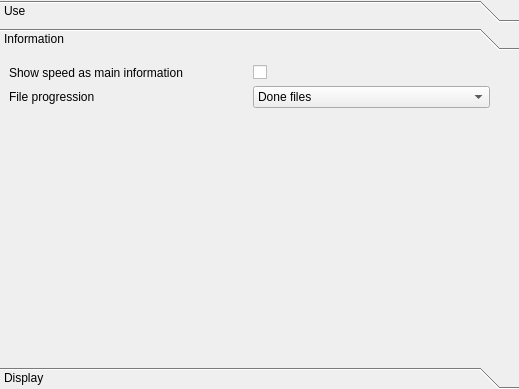
<?xml version="1.0" encoding="UTF-8"?>
<ui version="4.0">
 <class>themesOptions</class>
 <widget class="QWidget" name="themesOptions">
  <property name="geometry">
   <rect>
    <x>0</x>
    <y>0</y>
    <width>519</width>
    <height>389</height>
   </rect>
  </property>
  <layout class="QVBoxLayout" name="verticalLayout">
   <property name="spacing">
    <number>0</number>
   </property>
   <property name="leftMargin">
    <number>0</number>
   </property>
   <property name="topMargin">
    <number>0</number>
   </property>
   <property name="rightMargin">
    <number>0</number>
   </property>
   <property name="bottomMargin">
    <number>0</number>
   </property>
   <item>
    <widget class="QToolBox" name="toolBox">
     <property name="currentIndex">
      <number>1</number>
     </property>
     <widget class="QWidget" name="page">
      <property name="geometry">
       <rect>
        <x>0</x>
        <y>0</y>
        <width>519</width>
        <height>296</height>
       </rect>
      </property>
      <attribute name="label">
       <string>Use</string>
      </attribute>
      <layout class="QGridLayout" name="gridLayout_3">
       <item row="4" column="1">
        <widget class="QCheckBox" name="startMinimized">
         <property name="text">
          <string/>
         </property>
        </widget>
       </item>
       <item row="3" column="0">
        <widget class="QLabel" name="label">
         <property name="text">
          <string>Minimize on close to systray</string>
         </property>
        </widget>
       </item>
       <item row="2" column="1" colspan="2">
        <widget class="QCheckBox" name="alwaysOnTop"/>
       </item>
       <item row="0" column="1">
        <widget class="QCheckBox" name="checkBoxStartWithMoreButtonPushed"/>
       </item>
       <item row="7" column="0">
        <widget class="QLabel" name="label_Slider_speed">
         <property name="text">
          <string>Limit copy speed to</string>
         </property>
        </widget>
       </item>
       <item row="3" column="1">
        <widget class="QCheckBox" name="minimizeToSystray"/>
       </item>
       <item row="6" column="0">
        <widget class="QLabel" name="label_2">
         <property name="text">
          <string>At the end of the copy</string>
         </property>
        </widget>
       </item>
       <item row="8" column="0">
        <widget class="QCheckBox" name="checkBox_limitSpeed">
         <property name="text">
          <string>Limit copy speed to</string>
         </property>
        </widget>
       </item>
       <item row="8" column="1" colspan="2">
        <widget class="QSpinBox" name="limitSpeed">
         <property name="enabled">
          <bool>false</bool>
         </property>
         <property name="suffix">
          <string> KB/s</string>
         </property>
         <property name="minimum">
          <number>1</number>
         </property>
         <property name="maximum">
          <number>999999</number>
         </property>
        </widget>
       </item>
       <item row="0" column="0">
        <widget class="QLabel" name="labelStartWithMoreButtonPushed">
         <property name="text">
          <string>Start with the &quot;more button&quot; pushed</string>
         </property>
        </widget>
       </item>
       <item row="4" column="0">
        <widget class="QLabel" name="label_startMinimized">
         <property name="text">
          <string>Start minimized</string>
         </property>
        </widget>
       </item>
       <item row="9" column="2">
        <spacer name="verticalSpacer_3">
         <property name="orientation">
          <enum>Qt::Orientation::Vertical</enum>
         </property>
         <property name="sizeHint" stdset="0">
          <size>
           <width>20</width>
           <height>133</height>
          </size>
         </property>
        </spacer>
       </item>
       <item row="2" column="0">
        <widget class="QLabel" name="labelAlwaysOnTop">
         <property name="text">
          <string>Always on top</string>
         </property>
        </widget>
       </item>
       <item row="5" column="0">
        <widget class="QLabel" name="labelSavePosition">
         <property name="text">
          <string>Position at start</string>
         </property>
        </widget>
       </item>
       <item row="6" column="1" colspan="2">
        <widget class="QComboBox" name="comboBox_copyEnd">
         <item>
          <property name="text">
           <string notr="true">Don't close if errors are found</string>
          </property>
         </item>
         <item>
          <property name="text">
           <string notr="true">Never close</string>
          </property>
         </item>
         <item>
          <property name="text">
           <string notr="true">Always close</string>
          </property>
         </item>
        </widget>
       </item>
       <item row="7" column="1" colspan="2">
        <layout class="QHBoxLayout" name="horizontalLayout_2">
         <item>
          <widget class="QSlider" name="SliderSpeed">
           <property name="sizePolicy">
            <sizepolicy hsizetype="Minimum" vsizetype="Fixed">
             <horstretch>0</horstretch>
             <verstretch>0</verstretch>
            </sizepolicy>
           </property>
           <property name="maximum">
            <number>5</number>
           </property>
           <property name="orientation">
            <enum>Qt::Orientation::Horizontal</enum>
           </property>
          </widget>
         </item>
         <item>
          <widget class="QLabel" name="label_SpeedMaxValue">
           <property name="text">
            <string notr="true">Unlimited</string>
           </property>
          </widget>
         </item>
        </layout>
       </item>
       <item row="1" column="1">
        <widget class="QCheckBox" name="dark">
         <property name="text">
          <string/>
         </property>
        </widget>
       </item>
       <item row="1" column="0">
        <widget class="QLabel" name="label_4">
         <property name="text">
          <string>Dark UI</string>
         </property>
        </widget>
       </item>
       <item row="5" column="1">
        <widget class="QComboBox" name="savePosition">
         <item>
          <property name="text">
           <string>Default</string>
          </property>
         </item>
         <item>
          <property name="text">
           <string>Save as previous</string>
          </property>
         </item>
         <item>
          <property name="text">
           <string>At Center</string>
          </property>
         </item>
        </widget>
       </item>
      </layout>
     </widget>
     <widget class="QWidget" name="page_2">
      <property name="geometry">
       <rect>
        <x>0</x>
        <y>0</y>
        <width>519</width>
        <height>296</height>
       </rect>
      </property>
      <attribute name="label">
       <string>Information</string>
      </attribute>
      <layout class="QGridLayout" name="gridLayout_2">
       <item row="2" column="2">
        <spacer name="verticalSpacer_2">
         <property name="orientation">
          <enum>Qt::Orientation::Vertical</enum>
         </property>
         <property name="sizeHint" stdset="0">
          <size>
           <width>20</width>
           <height>529</height>
          </size>
         </property>
        </spacer>
       </item>
       <item row="0" column="1">
        <widget class="QCheckBox" name="checkBoxShowSpeed"/>
       </item>
       <item row="0" column="0">
        <widget class="QLabel" name="labelShowSpeedAsMain">
         <property name="text">
          <string>Show speed as main information</string>
         </property>
        </widget>
       </item>
       <item row="1" column="0">
        <widget class="QLabel" name="label_5">
         <property name="text">
          <string>File progression</string>
         </property>
        </widget>
       </item>
       <item row="1" column="1">
        <widget class="QComboBox" name="fileProgression">
         <item>
          <property name="text">
           <string>Done files</string>
          </property>
         </item>
         <item>
          <property name="text">
           <string>In progress files</string>
          </property>
         </item>
        </widget>
       </item>
      </layout>
     </widget>
     <widget class="QWidget" name="page_3">
      <property name="geometry">
       <rect>
        <x>0</x>
        <y>0</y>
        <width>519</width>
        <height>296</height>
       </rect>
      </property>
      <attribute name="label">
       <string>Display</string>
      </attribute>
      <layout class="QGridLayout" name="gridLayout">
       <item row="0" column="0">
        <widget class="QLabel" name="labelSpeedWithProgressBar">
         <property name="text">
          <string>Speed with progress bar</string>
         </property>
        </widget>
       </item>
       <item row="0" column="1">
        <widget class="QCheckBox" name="speedWithProgressBar"/>
       </item>
       <item row="1" column="0">
        <widget class="QLabel" name="labelDualProgression">
         <property name="text">
          <string>Show dual progression</string>
         </property>
        </widget>
       </item>
       <item row="1" column="1">
        <widget class="QCheckBox" name="showDualProgression"/>
       </item>
       <item row="2" column="0">
        <widget class="QLabel" name="label_3">
         <property name="text">
          <string>Show progression in the title</string>
         </property>
        </widget>
       </item>
       <item row="2" column="1">
        <widget class="QCheckBox" name="showProgressionInTheTitle"/>
       </item>
       <item row="3" column="0">
        <widget class="QLabel" name="labelProgressionColor">
         <property name="text">
          <string>Progression color</string>
         </property>
        </widget>
       </item>
       <item row="3" column="1">
        <widget class="QFrame" name="frameProgressionColor">
         <property name="minimumSize">
          <size>
           <width>225</width>
           <height>20</height>
          </size>
         </property>
         <property name="maximumSize">
          <size>
           <width>225</width>
           <height>20</height>
          </size>
         </property>
         <property name="toolTip">
          <string>Click to edit the color</string>
         </property>
         <layout class="QHBoxLayout" name="horizontalLayout">
          <property name="spacing">
           <number>0</number>
          </property>
          <property name="leftMargin">
           <number>0</number>
          </property>
          <property name="topMargin">
           <number>0</number>
          </property>
          <property name="rightMargin">
           <number>0</number>
          </property>
          <property name="bottomMargin">
           <number>0</number>
          </property>
          <item>
           <widget class="QPushButton" name="progressColorWrite">
            <property name="minimumSize">
             <size>
              <width>75</width>
              <height>20</height>
             </size>
            </property>
            <property name="maximumSize">
             <size>
              <width>75</width>
              <height>20</height>
             </size>
            </property>
            <property name="iconSize">
             <size>
              <width>75</width>
              <height>20</height>
             </size>
            </property>
            <property name="flat">
             <bool>true</bool>
            </property>
           </widget>
          </item>
          <item>
           <widget class="QPushButton" name="progressColorRead">
            <property name="minimumSize">
             <size>
              <width>75</width>
              <height>20</height>
             </size>
            </property>
            <property name="maximumSize">
             <size>
              <width>75</width>
              <height>20</height>
             </size>
            </property>
            <property name="iconSize">
             <size>
              <width>75</width>
              <height>20</height>
             </size>
            </property>
            <property name="flat">
             <bool>true</bool>
            </property>
           </widget>
          </item>
          <item>
           <widget class="QPushButton" name="progressColorRemaining">
            <property name="minimumSize">
             <size>
              <width>75</width>
              <height>20</height>
             </size>
            </property>
            <property name="maximumSize">
             <size>
              <width>75</width>
              <height>20</height>
             </size>
            </property>
            <property name="iconSize">
             <size>
              <width>75</width>
              <height>20</height>
             </size>
            </property>
            <property name="flat">
             <bool>true</bool>
            </property>
           </widget>
          </item>
         </layout>
        </widget>
       </item>
       <item row="4" column="0">
        <spacer name="verticalSpacer">
         <property name="orientation">
          <enum>Qt::Orientation::Vertical</enum>
         </property>
         <property name="sizeHint" stdset="0">
          <size>
           <width>20</width>
           <height>455</height>
          </size>
         </property>
        </spacer>
       </item>
      </layout>
     </widget>
    </widget>
   </item>
  </layout>
 </widget>
 <resources/>
 <connections>
  <connection>
   <sender>checkBox_limitSpeed</sender>
   <signal>clicked(bool)</signal>
   <receiver>limitSpeed</receiver>
   <slot>setEnabled(bool)</slot>
   <hints>
    <hint type="sourcelabel">
     <x>109</x>
     <y>144</y>
    </hint>
    <hint type="destinationlabel">
     <x>199</x>
     <y>144</y>
    </hint>
   </hints>
  </connection>
 </connections>
</ui>
